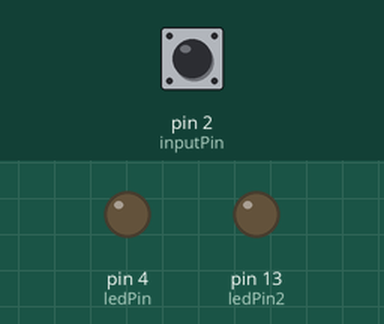
This sketch was run on a simulated Arduino Uno, built with avr-gcc and run on an emulated ATmega328P. Shown: output pins drawn as LEDs (lit = HIGH). Dashed ring = blinking. The inputs (shaded band) are chosen by the test bench; at power-on: pin 2 (inputPin) HIGH. What the sketch prints to the serial monitor is not drawn.

Above: at 1.2 s.
1.3 s: pin 2 (inputPin) pulled LOW for 0.15 s
At 1.37 s:
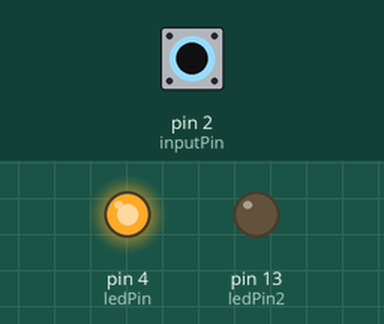
2.9 s: pin 2 (inputPin) pulled LOW for 1 s
At 4.6 s:
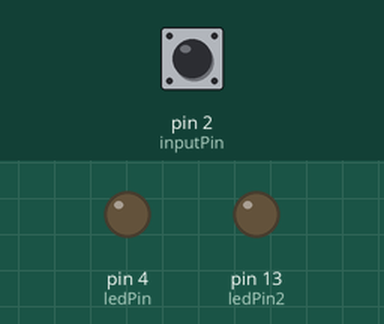
5.8 s: pin 2 (inputPin) pulled LOW for 3.2 s
At 6.1 s:
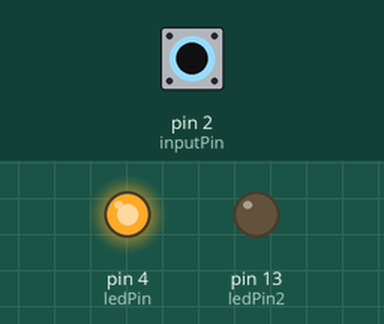
10.5 s: pin 2 (inputPin) pulsed LOW 5 times (0.12 s each, 0.3 s apart)
At 12.42 s:
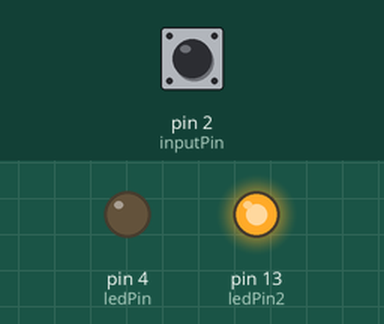
13.8 s: pin 2 (inputPin) pulsed LOW 2 times (0.12 s each, 0.3 s apart)
At 13.86 s:
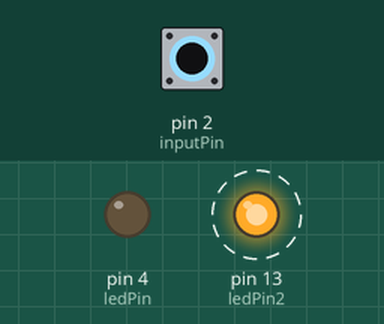
Timing chart, 0 to 16.8 s (numbered marks = the images above; inputs shaded):
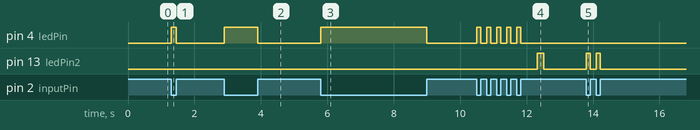

The sketch:

Morse.ino
```cpp
/*
  PROGRAM TO DECIPHER MORSE CODE USING A PUSH BUTTON AND DISPLAY IT ON THE SERIAL MONITOR
  DATE: 20 JANUARY 2017
  AUTHORS: PINAKI SADHUKHAN AND PRIYANKA SADHUKHAN
  EDITED BY: SHIVANGI SINGH
*/

unsigned long signal_len,t1,t2;   //time for which button is pressed
int inputPin = 2;                 //input pin for push button
int ledPin = 4;                   //output pin for LED
int ledPin2 = 13;
String code = "";                 //string in which pattern of dots and dashes are stored
String Mode = "Morse";            // Mode for decrypting

void setup() {
  Serial.begin(9600);
  pinMode(inputPin, INPUT_PULLUP); //internal pullup resistor is used to simplify the circuit
  pinMode(ledPin,OUTPUT);          //first led
  pinMode(ledPin2,OUTPUT);         //second led
}

void loop()

{
NextDotDash:
  while (digitalRead(inputPin) == HIGH) {}
  t1 = millis();                            //time at button press
  if (Mode == "Morse") {
    digitalWrite(ledPin, HIGH);            //if in Morse mode first pin is HIGH otherwise second pin is HIGH
    }
  else {
    digitalWrite(ledPin2, HIGH);
    }

  while (digitalRead(inputPin) == LOW) {}
  t2 = millis();                            //time at button release
  if (Mode == "Morse") {
      digitalWrite(ledPin, LOW);
    }
  else {
    digitalWrite(ledPin2, LOW);
    }

  signal_len = t2 - t1;                     //time for which button is pressed
  if (signal_len > 50) {                      //to account for switch debouncing
    code += readio();                       //function to read dot or dash
    }

  while ((millis() - t2) < 500) {          //if time between button press greater than 0.5sec, skip loop and go to next alphabet
    if (digitalRead(inputPin) == LOW) {
      goto NextDotDash;
      }
    }

  if (code == ".....") {                   // initialize the Emoji mode on appropriate input
    Mode = "Emoji";
    digitalWrite(ledPin2, HIGH);           // the leds light up to indicate that mode has changed for easier usability
    delay(200);
    digitalWrite(ledPin2, LOW);
    }
  else if (code == "......") {             // initialize the Morse mode on appropriate input
      Mode = "Morse";
      digitalWrite(ledPin, HIGH);          // the leds light up to indicate that mode has changed for easier usability
      delay(200);
      digitalWrite(ledPin, LOW);
    }


  if (Mode == "Morse") {                   //interpret signal in Alphabetical letters if in morse mode
      convertor();
    }
    else if (Mode == "Emoji"){             //interpret signal in Emojis if in emoji mode
      emoji_convertor();
    }

}

char readio()
{
  if (signal_len < 600 && signal_len > 50)
  {
    return '.';                        //if button press less than 0.6sec, it is a dot
  }
  else if (signal_len > 600)
  {
    return '-';                        //if button press more than 0.6sec, it is a dash
  }
}

void convertor()
{
  static String letters[] = {".-", "-...", "-.-.", "-..", ".", "..-.", "--.", "....", "..", ".---", "-.-", ".-..", "--", "-.", "---", ".--.", "--.-",
                             ".-.", "...", "-", "..-", "...-", ".--", "-..-", "-.--", "--..", ".....", "E"
                            };
  int i = 0;

  if (code == ".-.-.-")
  {
    Serial.print(".");          //for break
  }
  else
  {
    while (letters[i] != "E")  //loop for comparing input code with letters array
    {
      if (letters[i] == code)
      {
        Serial.print(char('A' + i));
        break;
      }
      i++;
    }
    if (letters[i] == "E")
    {
      Serial.println("<Wrong input>");  //if input code doesn't match any letter, error
    }
  }
  code = "";                            //reset code to blank string
}

void emoji_convertor()  // this is the emoji convertor fuction, interprets emojis as indicated by dots and dash patterns
{
  if (code == "..") {
    Serial.println(":-)");
  }
  else if (code == "-") {
    Serial.println(":-(");
  }
  else if (code == "...") {
    Serial.println(":-O");
  }
  else if (code == "--"){
    Serial.println(":-|");
  }
  code = "";
}
```

Measured:
- after the input at 1.3 s, pin 4 (ledPin): LOW → HIGH at once, → LOW 0.15 s later
- after the input at 2.9 s, pin 4 (ledPin): LOW → HIGH at once, → LOW 1.0 s later
- after the input at 5.8 s, pin 4 (ledPin): LOW → HIGH at once, → LOW 3.2 s later
- after the input at 10.5 s, pin 4 (ledPin): alternates HIGH for 0.12 s and LOW for 0.18 s, 10 changes in all, then stays LOW, starting at once; pin 13 (ledPin2): LOW → HIGH after 1.8 s, → LOW 0.20 s later
- after the input at 13.8 s, pin 13 (ledPin2): alternates HIGH for 0.12 s and LOW for 0.18 s, 4 changes in all, then stays LOW, starting at once
